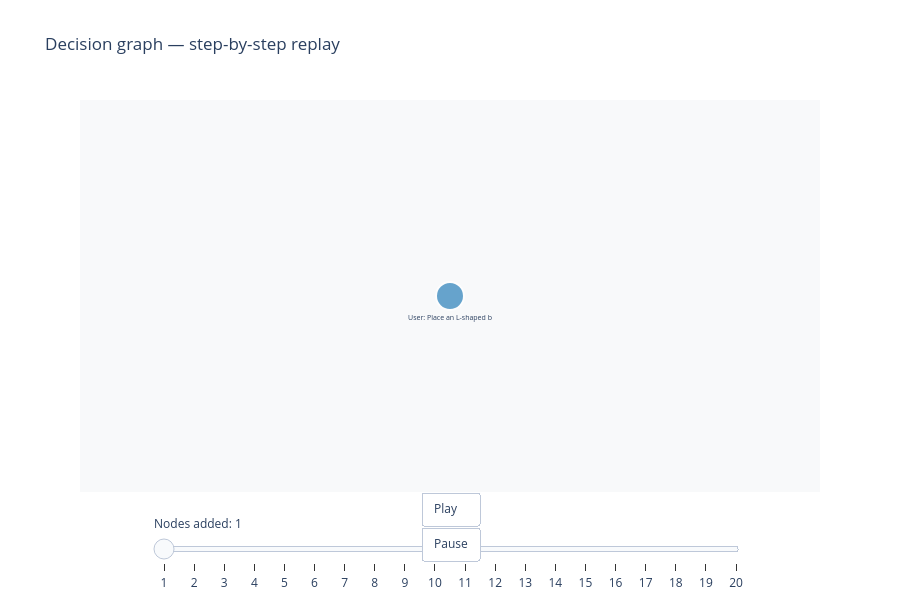

Notebook source saved alongside this figure:
### Markdown cell above
## Step-by-step replay animation

Simulates how the graph grows node-by-node as events stream in,  
rendered as a **Plotly slider** (one frame per node added).

### Code cell
# Replay: build sub-graphs of size 1..N and snapshot each
all_nodes = g.to_dict()['nodes']  # ordered by insertion
snapshots = []
for k in range(1, len(all_nodes) + 1):
    subset = all_nodes[:k]
    subset_ids = {n['node_id'] for n in subset}
    edges = [e for e in g.to_dict()['edges']
             if e['source'] in subset_ids and e['target'] in subset_ids]
    snapshots.append({'nodes': subset, 'edges': edges,
                      'head': subset[-1]['node_id']})

def pos_for_snapshot(snap):
    # Use final layout but only show subset of nodes
    return compute_dag_layout(snap)

# Build frames
frames = []
# Pre-compute final positions so layout doesn't jump
final_pos = compute_dag_layout(g.to_dict())

for snap in snapshots:
    snap_ids = {n['node_id'] for n in snap['nodes']}
    node_x, node_y, node_text, node_color, node_size = [], [], [], [], []
    for n in snap['nodes']:
        if n['node_id'] not in final_pos:
            continue
        x, y = final_pos[n['node_id']]
        node_x.append(x)
        node_y.append(y)
        node_text.append(n['label'][:25])
        node_color.append(TYPE_COLORS.get(n['type'], '#7f8c8d'))
        node_size.append(TYPE_SIZES.get(n['type'], 22))

    edge_x, edge_y = [], []
    for e in snap['edges']:
        if e['source'] in final_pos and e['target'] in final_pos:
            x0, y0 = final_pos[e['source']]
            x1, y1 = final_pos[e['target']]
            edge_x += [x0, x1, None]
            edge_y += [y0, y1, None]

    frames.append(go.Frame(
        data=[
            go.Scatter(x=edge_x, y=edge_y, mode='lines',
                       line=dict(color='#2c3e50', width=2), hoverinfo='none'),
            go.Scatter(x=node_x, y=node_y, mode='markers+text',
                       marker=dict(color=node_color, size=node_size,
                                   line=dict(color='white', width=2)),
                       text=node_text, textposition='bottom center',
                       textfont=dict(size=7)),
        ],
        name=str(len(snap['nodes'])),
    ))

# Initial frame
first = snapshots[0]
n0 = first['nodes'][0]
x0_init, y0_init = final_pos.get(n0['node_id'], (0, 0))
anim_fig = go.Figure(
    data=[
        go.Scatter(x=[], y=[], mode='lines', line=dict(color='#2c3e50', width=2)),
        go.Scatter(x=[x0_init], y=[y0_init], mode='markers+text',
                   marker=dict(color=[TYPE_COLORS.get(n0['type'], '#7f8c8d')],
                               size=[TYPE_SIZES.get(n0['type'], 22)],
                               line=dict(color='white', width=2)),
                   text=[n0['label'][:25]], textposition='bottom center',
                   textfont=dict(size=7)),
    ],
    frames=frames,
)
anim_fig.update_layout(
    title='Decision graph — step-by-step replay',
    xaxis=dict(showgrid=False, zeroline=False, showticklabels=False),
    yaxis=dict(showgrid=False, zeroline=False, showticklabels=False),
    plot_bgcolor='#f8f9fa', height=600,
    updatemenus=[dict(
        type='buttons', showactive=False, y=0, x=0.5, xanchor='center',
        buttons=[
            dict(label='Play', method='animate',
                 args=[None, dict(frame=dict(duration=400, redraw=True),
                                  fromcurrent=True)]),
            dict(label='Pause', method='animate',
                 args=[[None], dict(frame=dict(duration=0), mode='immediate')]),
        ],
    )], 
    sliders=[dict(
        steps=[dict(method='animate', args=[[f.name], dict(mode='immediate')],
                    label=f.name) for f in frames],
        x=0.1, len=0.8, y=0,
        currentvalue=dict(prefix='Nodes added: ', visible=True),
    )],
)
anim_fig.show()

### Figure 1 — Plotly figure (JSON) as saved in the notebook; plotly's stock layout.template omitted (floating-point values rounded to 4 significant figures)
{"data": [{"line": {"color": "#2c3e50", "width": 2}, "mode": "lines", "type": "scatter", "x": [], "y": []}, {"marker": {"color": ["#2980b9"], "line": {"color": "white", "width": 2}, "size": [28]}, "mode": "markers+text", "text": ["User: Place an L-shaped b"], "textfont": {"size": 7}, "textposition": "bottom center", "type": "scatter", "x": [2.5], "y": [0]}], "layout": {"height": 600, "plot_bgcolor": "#f8f9fa", "sliders": [{"currentvalue": {"prefix": "Nodes added: ", "visible": true}, "len": 0.8, "steps": [{"args": [["1"], {"mode": "immediate"}], "label": "1", "method": "animate"}, {"args": [["2"], {"mode": "immediate"}], "label": "2", "method": "animate"}, {"args": [["3"], {"mode": "immediate"}], "label": "3", "method": "animate"}, {"args": [["4"], {"mode": "immediate"}], "label": "4", "method": "animate"}, {"args": [["5"], {"mode": "immediate"}], "label": "5", "method": "animate"}, {"args": [["6"], {"mode": "immediate"}], "label": "6", "method": "animate"}, {"args": [["7"], {"mode": "immediate"}], "label": "7", "method": "animate"}, {"args": [["8"], {"mode": "immediate"}], "label": "8", "method": "animate"}, {"args": [["9"], {"mode": "immediate"}], "label": "9", "method": "animate"}, {"args": [["10"], {"mode": "immediate"}], "label": "10", "method": "animate"}, {"args": [["11"], {"mode": "immediate"}], "label": "11", "method": "animate"}, {"args": [["12"], {"mode": "immediate"}], "label": "12", "method": "animate"}, {"args": [["13"], {"mode": "immediate"}], "label": "13", "method": "animate"}, {"args": [["14"], {"mode": "immediate"}], "label": "14", "method": "animate"}, {"args": [["15"], {"mode": "immediate"}], "label": "15", "method": "animate"}, {"args": [["16"], {"mode": "immediate"}], "label": "16", "method": "animate"}, {"args": [["17"], {"mode": "immediate"}], "label": "17", "method": "animate"}, {"args": [["18"], {"mode": "immediate"}], "label": "18", "method": "animate"}, {"args": [["19"], {"mode": "immediate"}], "label": "19", "method": "animate"}, {"args": [["20"], {"mode": "immediate"}], "label": "20", "method": "animate"}], "x": 0.1, "y": 0}], "title": {"text": "Decision graph — step-by-step replay"}, "updatemenus": [{"buttons": [{"args": [null, {"frame": {"duration": 400, "redraw": true}, "fromcurrent": true}], "label": "Play", "method": "animate"}, {"args": [[null], {"frame": {"duration": 0}, "mode": "immediate"}], "label": "Pause", "method": "animate"}], "showactive": false, "type": "buttons", "x": 0.5, "xanchor": "center", "y": 0}], "xaxis": {"showgrid": false, "showticklabels": false, "zeroline": false}, "yaxis": {"showgrid": false, "showticklabels": false, "zeroline": false}}}
